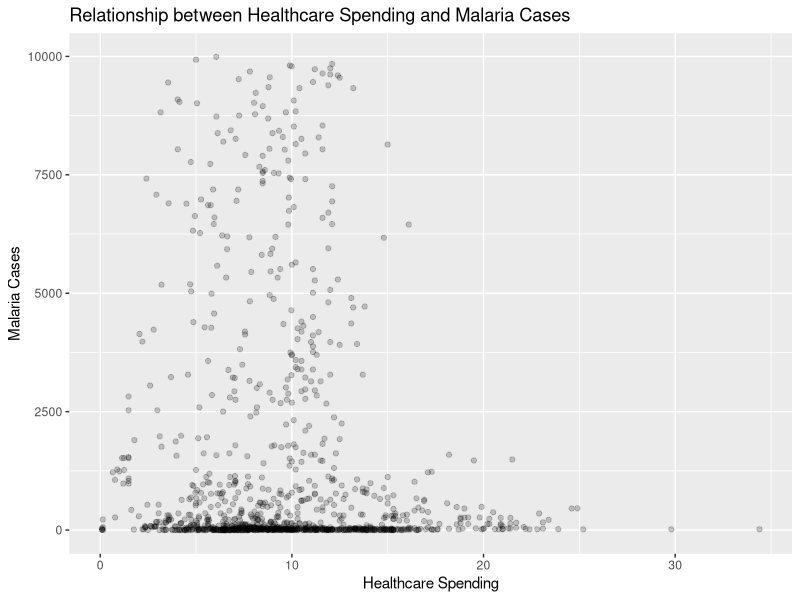
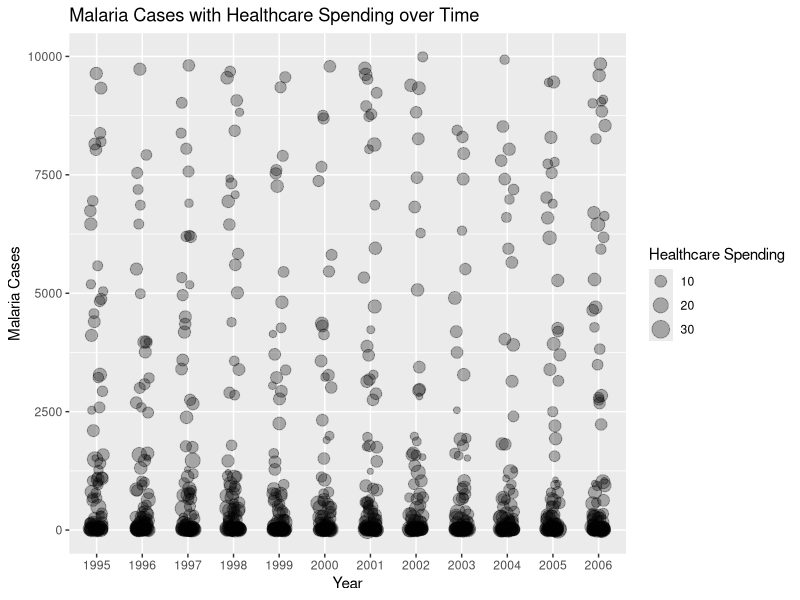

R code for these plots, in order:
## ---- chunk 1
library(tidyverse)
## ---- chunk 2
healthcare_expenditure = read.csv("government_health_spending_of_total_gov_spending_percent.csv")
malaria_cases = read.csv("malaria_cases_per_100000_reported.csv")

## ---- chunk 3

malaria_cases <- malaria_cases |>
  mutate(across(-country, ~ ifelse(str_detect(., "k$"), as.numeric(str_replace(., "k$", "")), as.numeric(.))))

options(scipen = 999)

## ---- chunk 4

malaria_cases <- malaria_cases |>
  pivot_longer(cols = starts_with("X"), 
               names_to = "year",
               values_to = "cases") |>
  mutate(year = str_remove(year, "X"))

## ---- chunk 5

healthcare_expenditure <- healthcare_expenditure |>
  pivot_longer(cols = starts_with("X"), 
               names_to = "year",
               values_to = "spending") |>
  mutate(year = str_remove(year, "X"))

## ---- chunk 6
# 137 entries contain NA values
data <- healthcare_expenditure |>
  inner_join(malaria_cases)
## ---- chunk 7

ggplot(data, aes(x = spending, y = cases)) +
  geom_point(alpha=0.2) +
  labs(x = "Healthcare Spending", y = "Malaria Cases") +
  ggtitle("Relationship between Healthcare Spending and Malaria Cases")


## ---- chunk 8

ggplot(data, aes(x = year, y = cases, size = spending)) +
  geom_jitter(alpha=0.3, width=0.15) +
  labs(x = "Year", y = "Malaria Cases", size = "Healthcare Spending") +
  ggtitle("Malaria Cases with Healthcare Spending over Time") +
  scale_size_continuous(name = "Healthcare Spending")
## ---- chunk 9
#creating summarised data using all years
countrywise_data <- data|>
  group_by(country)|>
  summarise(spending = median(spending, na.rm = TRUE), cases = median(cases, na.rm = TRUE))
## ---- chunk 10
model <- lm(spending ~ cases, data=countrywise_data)
summary(model)
## ---- chunk 11

